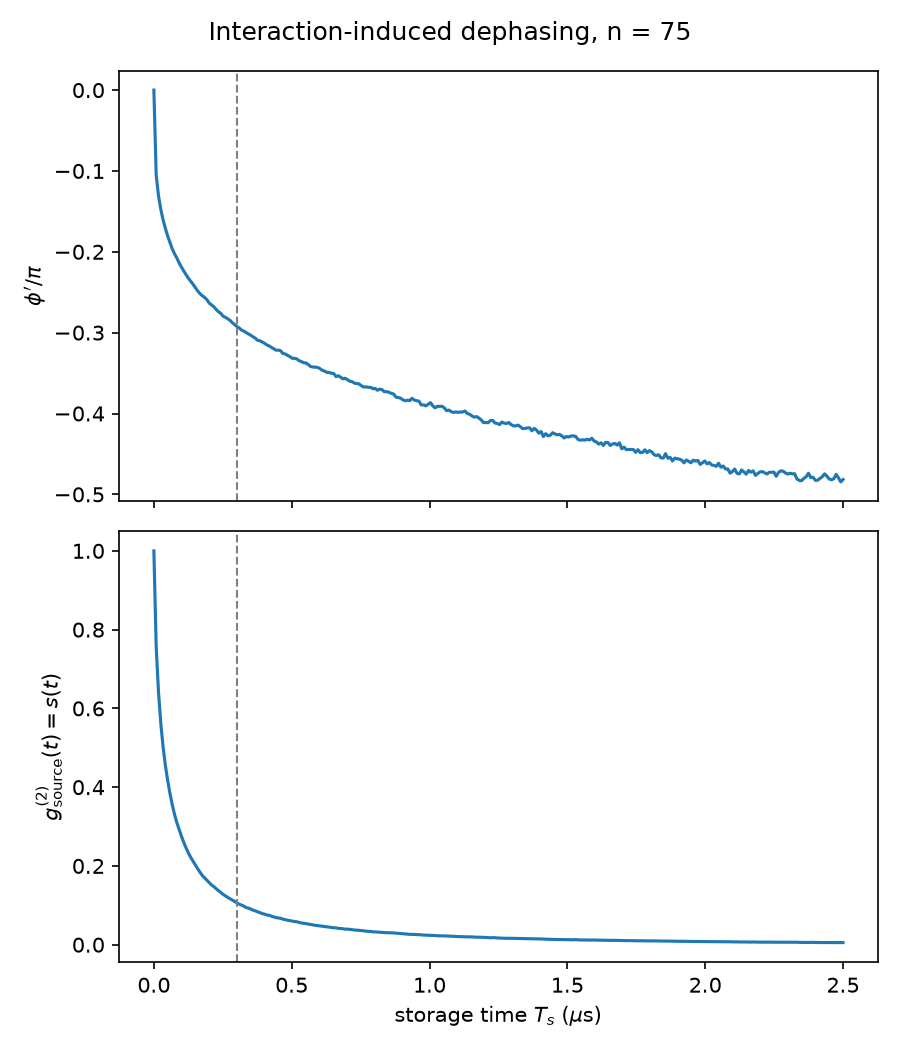

Generate this figure with Python:
"""
Monte Carlo estimate of the interaction-induced phase shift phi' and the
"source" g^(2) value s = 2|beta_2|^2/|beta_1|^4 used as fixed parameters in

    B. Yang et al., "Dipole Moment of a Superatom", PRL 133, 213601 (2024),

where phi' = -0.3*pi and s = 0.12 at n = 75 (quoted from the companion paper,
Y. Li et al., PRA 106, L051701 (2022), and this Letter's Supplemental Material).

An ensemble of N atoms is placed at random positions in a Gaussian cloud
(the trap waists of the experiment). Every atom pair dephases the collective
coherence via its van-der-Waals shift C3/r_ij^3 (C3 obtained from a
quantum-defect radial matrix element). Averaging exp(i * 2*pi * detuning_ij * t)
over pairs and Monte Carlo samples gives the (real, imag) collective coherence
and its second moment, from which phi'(t) = arg(coherence) and the dynamical
g^(2)(t) = 4|coherence(t)|^2 / (1 + y(t))^2 follow.
"""
from pathlib import Path

import matplotlib

matplotlib.use("Agg")
import matplotlib.pyplot as plt
import numpy as np
from numba import jit


@jit(nopython=True, nogil=True)
def rydberg_energy(n, l, j):
    """Quantum-defect energy of Rb 87 |n l j> (fine-structure levels only)."""
    hconst = 6.62606896e-34  # Planck constant
    clight = 2.99792458e8  # speed of light
    Ry = 1.0973731568527e7  # Rydberg constant

    if l == 0:
        delta_s, delta_s2 = 3.1311804, 0.1784
        nu = n - delta_s - delta_s2 / (n - delta_s) ** 2
    if (l == 1) and (j == 1 / 2):
        delta_p, delta_p2 = 2.6548849, 0.2900
        nu = n - delta_p - delta_p2 / (n - delta_p) ** 2
    if (l == 1) and (j == 3 / 2):
        delta_p, delta_p2 = 2.6416737, 0.2950
        nu = n - delta_p - delta_p2 / (n - delta_p) ** 2
    if (l == 2) and (j == 3 / 2):
        delta_d, delta_d2 = 1.34809171, -0.60286
        nu = n - delta_d - delta_d2 / (n - delta_d) ** 2
    if (l == 2) and (j == 5 / 2):
        delta_d, delta_d2 = 1.34646572, -0.59600
        nu = n - delta_d - delta_d2 / (n - delta_d) ** 2
    if (l == 3) and (j == 5 / 2):
        delta_f, delta_f2 = 0.0165192, -0.085
        nu = n - delta_f - delta_f2 / (n - delta_f) ** 2
    if (l == 3) and (j == 7 / 2):
        delta_f, delta_f2 = 0.0165437, -0.086
        nu = n - delta_f - delta_f2 / (n - delta_f) ** 2

    return -(hconst * clight * Ry) / nu**2


@jit(nopython=True, nogil=True)
def radial_matrix_element(n, l, j, na, la, ja):
    """<na la ja| r |n l j> via the Kaulakys (1995) quasiclassical formula."""
    Z = 1
    if l == 0:
        delta_s, delta_s2 = 3.1311804, 0.1784
        nu = n - delta_s - delta_s2 / (n - delta_s) ** 2
    if (l == 1) and (j == 1 / 2):
        delta_p, delta_p2 = 2.6548849, 0.2900
        nu = n - delta_p - delta_p2 / (n - delta_p) ** 2
    if (l == 1) and (j == 3 / 2):
        delta_p, delta_p2 = 2.6416737, 0.2950
        nu = n - delta_p - delta_p2 / (n - delta_p) ** 2
    if (l == 2) and (j == 3 / 2):
        delta_d, delta_d2 = 1.34809171, -0.60286
        nu = n - delta_d - delta_d2 / (n - delta_d) ** 2
    if (l == 2) and (j == 5 / 2):
        delta_d, delta_d2 = 1.34646572, -0.59600
        nu = n - delta_d - delta_d2 / (n - delta_d) ** 2
    if (l == 3) and (j == 5 / 2):
        delta_f, delta_f2 = 0.0165192, -0.085
        nu = n - delta_f - delta_f2 / (n - delta_f) ** 2
    if (l == 3) and (j == 7 / 2):
        delta_f, delta_f2 = 0.0165437, -0.086
        nu = n - delta_f - delta_f2 / (n - delta_f) ** 2

    if la == 0:
        delta_s, delta_s2 = 3.1311804, 0.1784
        nua = na - delta_s - delta_s2 / (na - delta_s) ** 2
    if (la == 1) and (ja == 1 / 2):
        delta_p, delta_p2 = 2.6548849, 0.2900
        nua = na - delta_p - delta_p2 / (na - delta_p) ** 2
    if (la == 1) and (ja == 3 / 2):
        delta_p, delta_p2 = 2.6416737, 0.2950
        nua = na - delta_p - delta_p2 / (na - delta_p) ** 2
    if (la == 2) and (ja == 3 / 2):
        delta_d, delta_d2 = 1.34809171, -0.60286
        nua = na - delta_d - delta_d2 / (na - delta_d) ** 2
    if (la == 2) and (ja == 5 / 2):
        delta_d, delta_d2 = 1.34646572, -0.59600
        nua = na - delta_d - delta_d2 / (na - delta_d) ** 2
    if (la == 3) and (ja == 5 / 2):
        delta_f, delta_f2 = 0.0165192, -0.085
        nua = na - delta_f - delta_f2 / (na - delta_f) ** 2
    if (la == 3) and (ja == 7 / 2):
        delta_f, delta_f2 = 0.0165437, -0.086
        nua = na - delta_f - delta_f2 / (na - delta_f) ** 2

    s_a = nua - nu
    nu_c_a = (2 * (nu * nua) ** 2 / (nu + nua)) ** (1 / 3)
    e_a = np.sqrt(1 - ((l + la + 1) / (2 * nu_c_a)) ** 2)  # eccentricity

    csi = np.arange(0, np.pi, 1e-3)
    j_a = (1 / np.pi) * np.sum(np.cos(s_a * csi + s_a * e_a * np.sin(csi))) * 1e-3
    dj_a = (1 / np.pi) * np.sum(-np.sin(s_a * csi + s_a * e_a * np.sin(csi)) * np.sin(csi)) * 1e-3

    if (la - l) == 1:
        D_pa = (1 / s_a) * (dj_a + np.sqrt(e_a ** (-2) - 1) * (j_a - np.sin(np.pi * s_a) / (np.pi * s_a)))
    else:  # la - l == -1
        D_pa = (1 / s_a) * (dj_a - np.sqrt(e_a ** (-2) - 1) * (j_a - np.sin(np.pi * s_a) / (np.pi * s_a)))

    return ((-1) ** (n - na)) * nu_c_a**5 / (Z * (nu * nua) ** (3 / 2)) * D_pa


@jit(nopython=True, nogil=True)
def collective_coherence(N, wx, wy, wz, n, time, seed, blockade):
    """One Monte Carlo draw of N atom positions -> (Re, Im, |.|^2 moment) of
    the pairwise-averaged collective coherence exp(i*2*pi*detuning_ij*t),
    dephased by the van-der-Waals shift between np|n-1,p> pair states."""
    a_0 = 0.52917720859e-10  # Bohr radius
    alpha = 7.2973525376e-3  # fine-structure constant
    hconst = 6.62606896e-34
    clight = 2.99792458e8

    wx, wy, wz = wx / 2.0, wy / 2.0, wz / 2.0
    xvec = np.random.normal(0, wx, N)
    yvec = np.random.normal(0, wy, N)
    zvec = np.random.normal(0, wz, N)

    l, j = 0, 1 / 2
    n1, l1, j1 = n, 1, 3 / 2
    n2, l2, j2 = n - 1, 1, 3 / 2
    omega = 1
    defect = (rydberg_energy(n1, l1, j1) + rydberg_energy(n2, l2, j2) - 2 * rydberg_energy(n, l, j)) / hconst * 1e-6
    C3 = (1e18) * (1e-6) * ((alpha * clight / (2 * np.pi)) * a_0**2) \
        * radial_matrix_element(n, l, j, n1, l1, j1) * radial_matrix_element(n, l, j, n2, l2, j2)

    dist3D = np.zeros((N, N))
    for i in range(N):
        for k in range(N):
            if i != k:
                dist3D[i, k] = np.sqrt((xvec[i] - xvec[k]) ** 2 + (yvec[i] - yvec[k]) ** 2 + (zvec[i] - zvec[k]) ** 2)

    x_real = np.zeros(len(time))
    x_imag = np.zeros(len(time))
    y_list = np.zeros(len(time))
    for tt in range(len(time)):
        phase_num = 0.0 + 0.0j
        phase_denom = 0.0
        for i in range(N):
            inner = 0.0 + 0.0j
            for k in range(N):
                if i != k:
                    detuning_ij = np.abs(defect / 2) - np.sqrt((defect / 2) ** 2 + (C3 / dist3D[i, k] ** 3) ** 2)
                    if blockade == 1:
                        term = omega / np.sqrt(omega**2 + detuning_ij**2) * np.exp(2j * np.pi * detuning_ij * time[tt])
                    else:
                        term = np.exp(2j * np.pi * detuning_ij * time[tt])
                    phase_num += term
                    inner += term
            phase_denom += np.abs(inner) ** 2

        coherence = phase_num / N / (N - 1)
        x_real[tt] = coherence.real - 2 / N**2
        x_imag[tt] = coherence.imag
        y_list[tt] = phase_denom / N / (N - 1) ** 2

    return x_real, x_imag, y_list


def main():
    # Experimental parameters (Fig. 1 caption / "Experimental protocol"):
    # ~10 um longitudinal x ~6 um transverse cloud, n = 75 Rydberg state.
    N = 700
    waist_xy, waist_z = 5.85, 10.5  # microns
    n_rydberg = 75
    n_seeds = 10  # Monte Carlo draws (notebook used 20; reduced for runtime)
    t_list = np.linspace(0, 2.5, 300)  # storage time, microseconds

    x_real = np.zeros(len(t_list))
    x_imag = np.zeros(len(t_list))
    y_list = np.zeros(len(t_list))
    for seed in range(n_seeds):
        xr, xi, y = collective_coherence(N, waist_xy, waist_xy, waist_z, n_rydberg, t_list, seed, blockade=0)
        x_real += xr / n_seeds
        x_imag += xi / n_seeds
        y_list += y / n_seeds

    phi_prime = np.arctan2(x_imag, x_real)
    g2_dynamic = 4 * (x_real**2 + x_imag**2) / (1 + y_list) ** 2

    # Value quoted in the Letter for the experimental storage time Ts ~ 0.3 us.
    Ts = 0.3
    idx = np.argmin(np.abs(t_list - Ts))
    print(f"At n={n_rydberg}, Ts={t_list[idx]:.3f} us: phi' = {phi_prime[idx]:.3f} rad "
          f"({phi_prime[idx] / np.pi:.3f} pi), s = g2 = {g2_dynamic[idx]:.3f}")
    print("(Letter quotes phi' = -0.3*pi, s = 0.12 at n = 75, Ts ~ 0.3 us.)")

    fig, axes = plt.subplots(2, 1, figsize=(6, 7), sharex=True)
    axes[0].plot(t_list, phi_prime / np.pi)
    axes[0].axvline(Ts, color="gray", ls="--", lw=1)
    axes[0].set_ylabel(r"$\phi' / \pi$")
    axes[1].plot(t_list, g2_dynamic)
    axes[1].axvline(Ts, color="gray", ls="--", lw=1)
    axes[1].set_ylabel(r"$g^{(2)}_{\rm source}(t) = s(t)$")
    axes[1].set_xlabel(r"storage time $T_s$ ($\mu$s)")
    fig.suptitle(f"Interaction-induced dephasing, n = {n_rydberg}")
    fig.tight_layout()
    fig.savefig(Path(__file__).with_suffix(".png"), dpi=150)


if __name__ == "__main__":
    main()
